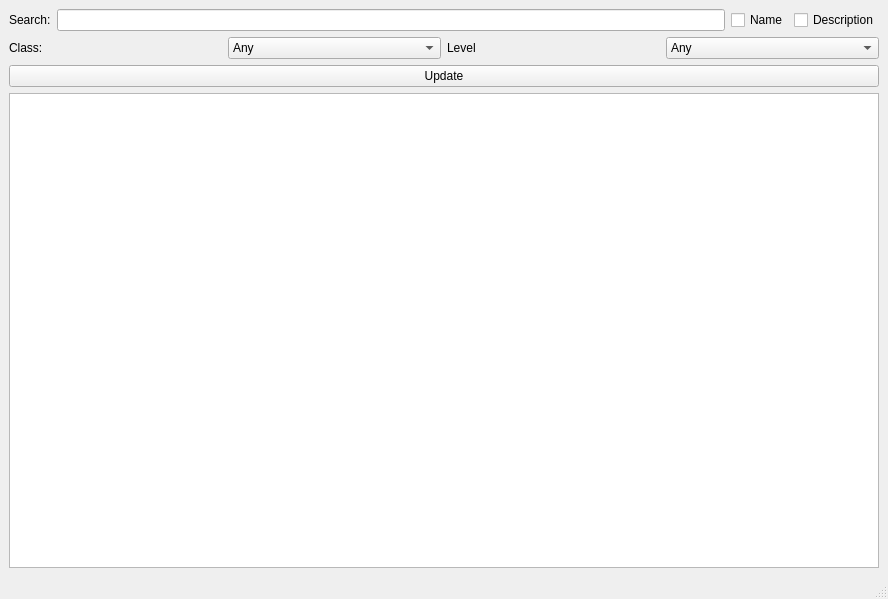
<?xml version="1.0" encoding="UTF-8"?>
<ui version="4.0">
 <class>MainWindow</class>
 <widget class="QMainWindow" name="MainWindow">
  <property name="geometry">
   <rect>
    <x>0</x>
    <y>0</y>
    <width>888</width>
    <height>599</height>
   </rect>
  </property>
  <property name="windowTitle">
   <string>MainWindow</string>
  </property>
  <widget class="QWidget" name="centralwidget">
   <layout class="QVBoxLayout" name="verticalLayout">
    <item>
     <layout class="QHBoxLayout" name="horizontalLayout_2">
      <item>
       <widget class="QLabel" name="label_3">
        <property name="text">
         <string>Search:</string>
        </property>
       </widget>
      </item>
      <item>
       <widget class="QLineEdit" name="lineEdit"/>
      </item>
      <item>
       <widget class="QCheckBox" name="check_name">
        <property name="text">
         <string>Name</string>
        </property>
       </widget>
      </item>
      <item>
       <widget class="QCheckBox" name="check_desc">
        <property name="text">
         <string>Description</string>
        </property>
       </widget>
      </item>
     </layout>
    </item>
    <item>
     <layout class="QHBoxLayout" name="horizontalLayout">
      <item>
       <widget class="QLabel" name="label">
        <property name="text">
         <string>Class:</string>
        </property>
       </widget>
      </item>
      <item>
       <widget class="QComboBox" name="comboBox">
        <item>
         <property name="text">
          <string>Any</string>
         </property>
        </item>
        <item>
         <property name="text">
          <string>Barbarian</string>
         </property>
        </item>
        <item>
         <property name="text">
          <string>Bard</string>
         </property>
        </item>
        <item>
         <property name="text">
          <string>Cleric</string>
         </property>
        </item>
        <item>
         <property name="text">
          <string>Druid</string>
         </property>
        </item>
        <item>
         <property name="text">
          <string>Fighter</string>
         </property>
        </item>
        <item>
         <property name="text">
          <string>Monk</string>
         </property>
        </item>
        <item>
         <property name="text">
          <string>Paladin</string>
         </property>
        </item>
        <item>
         <property name="text">
          <string>Ranger</string>
         </property>
        </item>
        <item>
         <property name="text">
          <string>Sorcerer</string>
         </property>
        </item>
        <item>
         <property name="text">
          <string>Warlock</string>
         </property>
        </item>
        <item>
         <property name="text">
          <string>Wizard</string>
         </property>
        </item>
       </widget>
      </item>
      <item>
       <widget class="QLabel" name="label_2">
        <property name="text">
         <string>Level</string>
        </property>
       </widget>
      </item>
      <item>
       <widget class="QComboBox" name="comboBox_2">
        <item>
         <property name="text">
          <string>Any</string>
         </property>
        </item>
        <item>
         <property name="text">
          <string>1</string>
         </property>
        </item>
        <item>
         <property name="text">
          <string>2</string>
         </property>
        </item>
        <item>
         <property name="text">
          <string>3</string>
         </property>
        </item>
        <item>
         <property name="text">
          <string>4</string>
         </property>
        </item>
        <item>
         <property name="text">
          <string>5</string>
         </property>
        </item>
        <item>
         <property name="text">
          <string>6</string>
         </property>
        </item>
        <item>
         <property name="text">
          <string>7</string>
         </property>
        </item>
        <item>
         <property name="text">
          <string>8</string>
         </property>
        </item>
        <item>
         <property name="text">
          <string>9</string>
         </property>
        </item>
       </widget>
      </item>
     </layout>
    </item>
    <item>
     <widget class="QPushButton" name="pushButton">
      <property name="text">
       <string>Update</string>
      </property>
     </widget>
    </item>
    <item>
     <widget class="QListView" name="listView"/>
    </item>
   </layout>
  </widget>
  <widget class="QMenuBar" name="menubar">
   <property name="geometry">
    <rect>
     <x>0</x>
     <y>0</y>
     <width>888</width>
     <height>22</height>
    </rect>
   </property>
  </widget>
  <widget class="QStatusBar" name="statusbar"/>
 </widget>
 <resources/>
 <connections/>
</ui>
